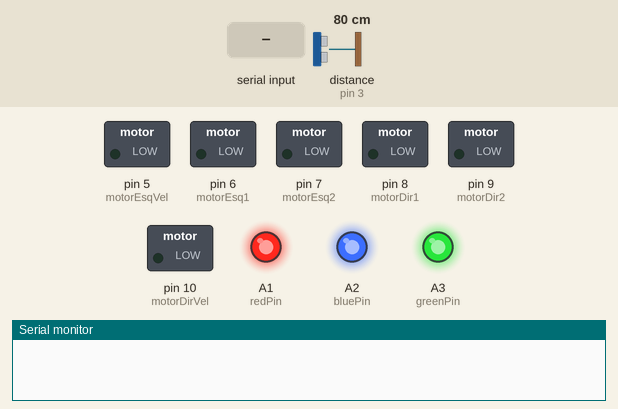
A sketch run on a simulated Arduino Uno, built with avr-gcc and run on an emulated ATmega328P. Parts: switched loads named in the sketch (green lamp = pin HIGH), output pins drawn as LEDs (lit = HIGH), the last lines printed to the serial monitor. The inputs (shaded band) are chosen by the test bench; at power-on: distance to the obstacle (sensor on pin 3) 80 cm. The echo pulse lasts 58.3 µs per cm; random numbers use the default seed unless the sketch sets one.

Above: at 1.2 s.
1.3 s: "F" received over the second serial link
At 1.9 s:
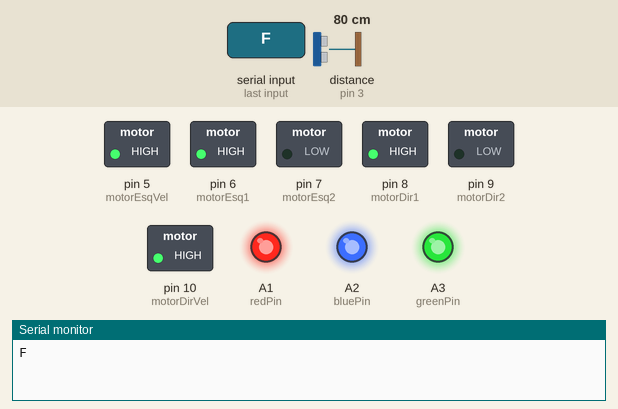
2.8 s: "L" received over the second serial link
At 4.0 s:
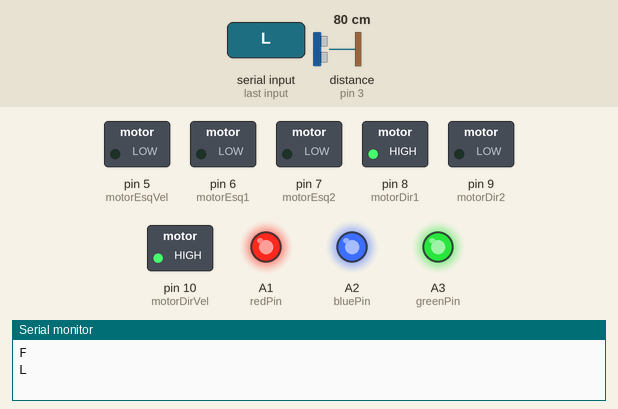
4.3 s: "R" received over the second serial link
At 5.4 s:
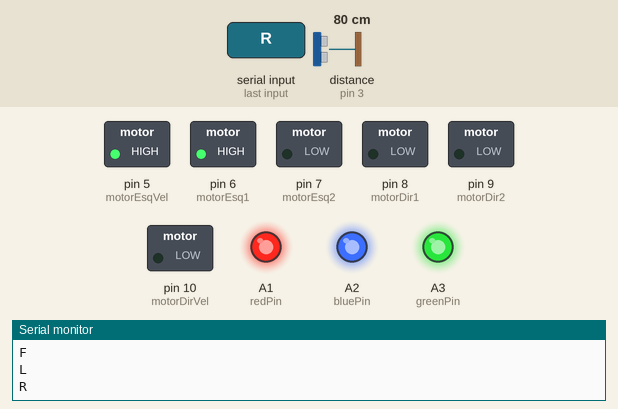
5.8 s: "B" received over the second serial link
At 6.5 s:
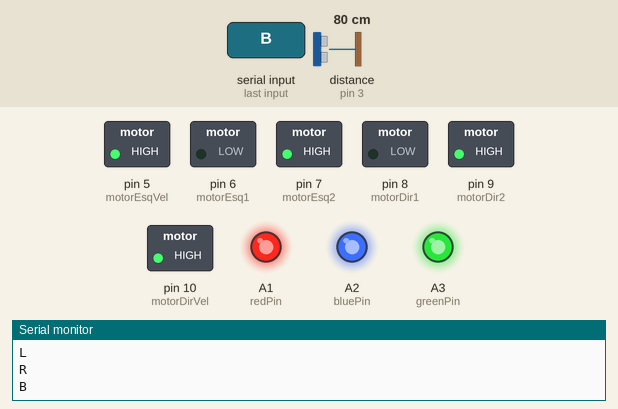
7.3 s: "X" received over the second serial link
At 7.8 s:
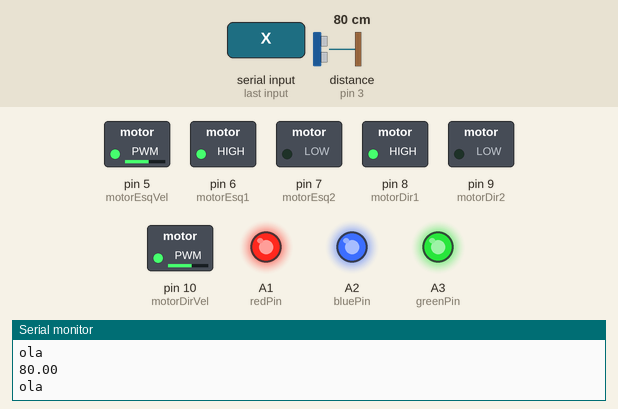
Timing chart, 0 to 9.8 s (numbered marks = the images above; inputs shaded):
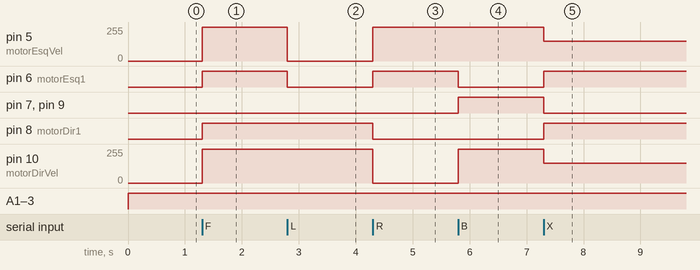

The sketch:

Wirebeing__4_.ino
```cpp
#include <Ultrasonic.h>
#include <SoftwareSerial.h>

#define redPin A1
#define greenPin A3
#define bluePin A2

#define motorEsq1 6
#define motorEsq2 7
#define motorEsqVel 5

#define motorDir1 8
#define motorDir2 9
#define motorDirVel 10
#define TRIGGER_PIN 2
#define ECHO_PIN 3

Ultrasonic ultrasonic (TRIGGER_PIN, ECHO_PIN);

SoftwareSerial mySerial(A5, A4); // RX, TX
char opcao;
float cmMsec;
long randNum, microsec;

void setup() {
  // put your setup code here, to run once:
  pinMode(redPin, OUTPUT);
  pinMode(greenPin, OUTPUT);
  pinMode(bluePin, OUTPUT);

  pinMode(motorEsq1, OUTPUT);
  pinMode(motorEsq2, OUTPUT);
  pinMode(motorEsqVel, OUTPUT);

  pinMode(motorDir1, OUTPUT);
  pinMode(motorDir2, OUTPUT);
  pinMode(motorDirVel, OUTPUT);

  Serial.begin(9600);
  mySerial.begin(9600);
  randomSeed(analogRead(0));
}

void loop() {
  // put your main code here, to run repeatedly:
  analogWrite(redPin, 255);
  analogWrite(greenPin, 222);
  analogWrite(bluePin, 246);

  if (mySerial.available() > 0) {
    opcao = mySerial.read();
    Serial.println(opcao);
    switch (opcao) {
      case 'F':
        setSpeedM(255, 255);
        moveF();
        break;
      case 'S':
        setSpeedM(0, 0);
        moveStop();
        break;
      case 'L':
        setSpeedM(0, 255);
        moveL();
        break;
      case 'R':
        setSpeedM(255, 0);
        moveR();
        break;
      case 'B':
        setSpeedM(255, 255);
        moveB();
        break;
      case 'X':
        do {
          autonomo();
          Serial.println("ola");
          opcao = mySerial.read();
        } while (opcao != 'F' && opcao != 'B' && opcao != 'L' && opcao && 'R');
        break;
    }
  }

}

void moveF () {

  digitalWrite(motorEsq1, HIGH);
  digitalWrite(motorEsq2, LOW);
  digitalWrite(motorDir1, HIGH);
  digitalWrite(motorDir2, LOW);

}

void moveB () {

  digitalWrite(motorEsq1, LOW);
  digitalWrite(motorEsq2, HIGH);
  digitalWrite(motorDir1, LOW);
  digitalWrite(motorDir2, HIGH);
}

void moveR () {

  digitalWrite(motorEsq1, HIGH);
  digitalWrite(motorEsq2, LOW);
  digitalWrite(motorDir1, LOW);
  digitalWrite(motorDir2, LOW);

}

void moveL () {

  digitalWrite(motorEsq1, LOW);
  digitalWrite(motorEsq2, LOW);
  digitalWrite(motorDir1, HIGH);
  digitalWrite(motorDir2, LOW);
}

void moveStop() {
  digitalWrite(motorEsq1, LOW);
  digitalWrite(motorEsq2, LOW);
  digitalWrite(motorDir1, LOW);
  digitalWrite(motorDir2, LOW);
}

void autonomo() {

  microsec = ultrasonic.timing();
  cmMsec = ultrasonic.convert(microsec, Ultrasonic::CM);
  Serial.println(cmMsec);

  moveF();
  setSpeedM(150, 150);

  if (cmMsec < 35) {
    moveStop();
    setSpeedM(0, 0);
    delay(500);
    randNum = random(0, 2);
    if (randNum == 0)
    {
      moveB();
      setSpeedM(150, 150);
      delay(1000);
      moveL();
      setSpeedM(0, 150);
      delay(900);

    } else {
      moveB();
      setSpeedM(150, 150);
      delay(1000);
      moveR();
      setSpeedM(150, 0);
      delay(900);
    }
  }
}

void setSpeedM(int speedl, int speedr) {
  analogWrite(motorEsqVel, speedl);
  analogWrite(motorDirVel, speedr);
}
```

Measured:
- after the input at 1.3 s, pin 5 (motorEsqVel), pin 10 (motorDirVel): 0/255 → 255/255 at once; pin 6 (motorEsq1), pin 8 (motorDir1): LOW → HIGH at once
- after the input at 2.8 s, pin 5 (motorEsqVel): 255/255 → 0/255 at once; pin 6 (motorEsq1): HIGH → LOW at once
- after the input at 4.3 s, pin 5 (motorEsqVel): 0/255 → 255/255 at once; pin 6 (motorEsq1): LOW → HIGH at once; pin 8 (motorDir1): HIGH → LOW at once; pin 10 (motorDirVel): 255/255 → 0/255 at once
- after the input at 5.8 s, pin 6 (motorEsq1): HIGH → LOW at once; pin 7 (motorEsq2), pin 9 (motorDir2): LOW → HIGH at once; pin 10 (motorDirVel): 0/255 → 255/255 at once
- after the input at 7.3 s, pin 5 (motorEsqVel), pin 10 (motorDirVel): 255/255 → 150/255 at once; pin 6 (motorEsq1), pin 8 (motorDir1): LOW → HIGH at once; pin 7 (motorEsq2), pin 9 (motorDir2): HIGH → LOW at once
